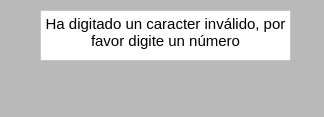
<?xml version="1.0" encoding="UTF-8"?>
<ui version="4.0">
 <class>Segunda</class>
 <widget class="QMainWindow" name="Segunda">
  <property name="geometry">
   <rect>
    <x>0</x>
    <y>0</y>
    <width>324</width>
    <height>117</height>
   </rect>
  </property>
  <property name="windowTitle">
   <string>MainWindow</string>
  </property>
  <property name="styleSheet">
   <string notr="true">background-color: rgb(185, 185, 185);</string>
  </property>
  <widget class="QWidget" name="centralwidget">
   <widget class="QTextEdit" name="textEdit">
    <property name="geometry">
     <rect>
      <x>40</x>
      <y>10</y>
      <width>251</width>
      <height>51</height>
     </rect>
    </property>
    <property name="styleSheet">
     <string notr="true">background-color: rgb(255, 255, 255);</string>
    </property>
    <property name="html">
     <string>&lt;!DOCTYPE HTML PUBLIC &quot;-//W3C//DTD HTML 4.0//EN&quot; &quot;http://www.w3.org/TR/REC-html40/strict.dtd&quot;&gt;
&lt;html&gt;&lt;head&gt;&lt;meta name=&quot;qrichtext&quot; content=&quot;1&quot; /&gt;&lt;style type=&quot;text/css&quot;&gt;
p, li { white-space: pre-wrap; }
&lt;/style&gt;&lt;/head&gt;&lt;body style=&quot; font-family:'Ubuntu'; font-size:11pt; font-weight:400; font-style:normal;&quot;&gt;
&lt;p align=&quot;center&quot; style=&quot; margin-top:0px; margin-bottom:0px; margin-left:0px; margin-right:0px; -qt-block-indent:0; text-indent:0px;&quot;&gt;Ha digitado un caracter inválido, por favor digite un número&lt;/p&gt;&lt;/body&gt;&lt;/html&gt;</string>
    </property>
   </widget>
  </widget>
  <widget class="QMenuBar" name="menubar">
   <property name="geometry">
    <rect>
     <x>0</x>
     <y>0</y>
     <width>324</width>
     <height>22</height>
    </rect>
   </property>
  </widget>
  <widget class="QStatusBar" name="statusbar"/>
 </widget>
 <resources/>
 <connections/>
</ui>
